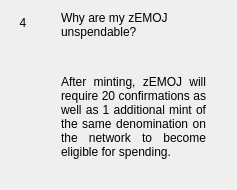
                  <widget class="QWidget" name="widgetFaq4" native="true">
                   <layout class="QHBoxLayout" name="horizontalPage_4" stretch="0,1">
                    <item alignment="Qt::AlignTop">
                     <widget class="QLabel" name="labelNumber4">
                      <property name="minimumSize">
                       <size>
                        <width>24</width>
                        <height>24</height>
                       </size>
                      </property>
                      <property name="maximumSize">
                       <size>
                        <width>16777215</width>
                        <height>24</height>
                       </size>
                      </property>
                      <property name="text">
                       <string>4</string>
                      </property>
                      <property name="alignment">
                       <set>Qt::AlignCenter</set>
                      </property>
                     </widget>
                    </item>
                    <item>
                     <layout class="QVBoxLayout" name="verticalLayoutPage_4">
                      <property name="leftMargin">
                       <number>20</number>
                      </property>
                      <property name="rightMargin">
                       <number>20</number>
                      </property>
                      <item>
                       <widget class="QLabel" name="labelSubtitle4">
                        <property name="text">
                         <string>Why are my zEMOJ unspendable?</string>
                        </property>
                        <property name="wordWrap">
                         <bool>true</bool>
                        </property>
                       </widget>
                      </item>
                      <item>
                       <spacer name="verticalSpacer_40">
                        <property name="orientation">
                         <enum>Qt::Vertical</enum>
                        </property>
                        <property name="sizeType">
                         <enum>QSizePolicy::Fixed</enum>
                        </property>
                        <property name="sizeHint" stdset="0">
                         <size>
                          <width>20</width>
                          <height>30</height>
                         </size>
                        </property>
                       </spacer>
                      </item>
                      <item>
                       <widget class="QLabel" name="labelContent4">
                        <property name="text">
                         <string>
                           &lt;html&gt;&lt;head/&gt;&lt;body&gt;&lt;p align=&quot;justify&quot;&gt;
                           After minting, zEMOJ will require 20 confirmations as well as 1
                           additional mint of the same denomination on the network to
                           become eligible for spending.
                           &lt;/p&gt;&lt;/body&gt;&lt;/html&gt;
                         </string>
                        </property>
                        <property name="alignment">
                         <set>Qt::AlignLeading|Qt::AlignLeft|Qt::AlignTop</set>
                        </property>
                        <property name="wordWrap">
                         <bool>true</bool>
                        </property>
                       </widget>
                      </item>
                      <item>
                       <spacer name="verticalSpacer_41">
                        <property name="orientation">
                         <enum>Qt::Vertical</enum>
                        </property>
                        <property name="sizeHint" stdset="0">
                         <size>
                          <width>20</width>
                          <height>20</height>
                         </size>
                        </property>
                       </spacer>
                      </item>
                     </layout>
                    </item>
                   </layout>
                  </widget>
